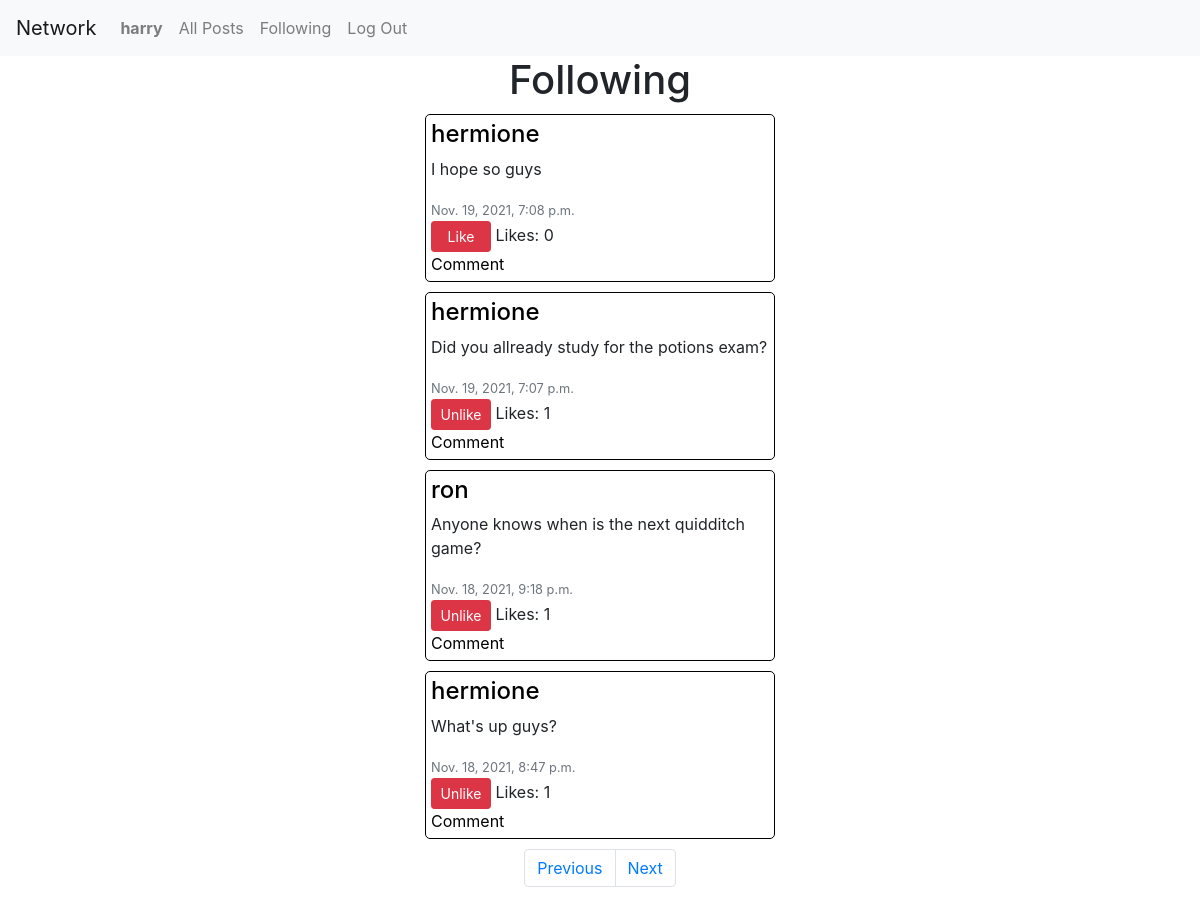
The app's page /show_following (signed in), older data.
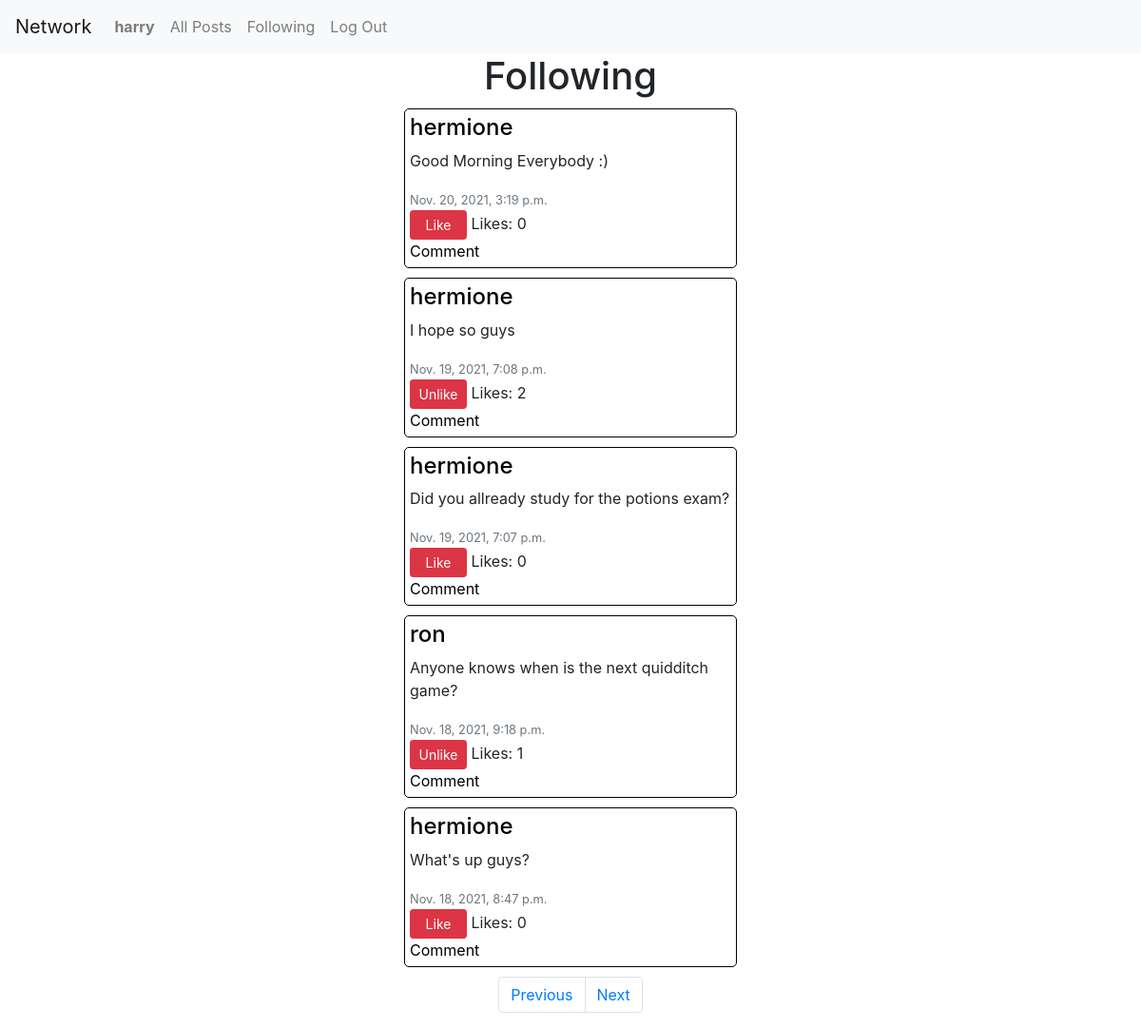
The same page, newer data.
### network/models.py (models this page shows, shortened)
class User(AbstractUser):
    followers = models.IntegerField(default=0)
    following = models.IntegerField(default=0)

class Post(models.Model):
    creator = models.ForeignKey(User, on_delete=models.CASCADE)
    message = models.CharField(max_length=128)
    timestamp = models.DateTimeField(auto_now_add=True)
    likes = models.IntegerField(default=0)

### network/views.py (the view)
# urls.py: path("show_following", views.show_following, name="show_following"),
def show_following(request):
    follows = Follow.objects.filter(creator=request.user)
    targets = []
    for follow in follows:
        targets.append(follow.target)
    posts = Post.objects.filter(creator__in=targets).order_by('-timestamp')
    likes_given = Like.objects.filter(creator=request.user)
    posts_liked = []
    for like in likes_given:
        post_id = like.post_id
        posts_liked.append(post_id)
    return render(request, 'network/following.html',{
        'posts': posts,
        'posts_liked': posts_liked
    })

### network/templates/network/following.html (shortened to what this page needs)
{% extends "network/layout.html" %}
{% load static %}
{% block body %}
    <h1>Following</h1>
    <div id="posts">
        {% for post in posts %}
        <div class="post text-left" data-post_id="{{post.id}}">
            <a href="{% url 'show_profile' post.creator.id %}"><h4>{{ post.creator }}</h4></a>
            <p>{{ post.message }}</p>
            <small class='text-secondary'>{{ post.timestamp }}</small>
            <br>
            {% if user.is_authenticated %}
                <button class="btn btn-sm btn-danger like" style="width:60px">
                {% if post.id in posts_liked %}
                    Unlike
                {% else %}
                    Like
                {% endif %}
                </button>
            {% endif %}
            <span class="likes">Likes: {{post.likes }}</span> <br>
            <a href="#">Comment</a>
        </div>
        {% endfor %}
    </div>
    <nav id="nav-pagination">
        <ul class="pagination">
          <li class="page-item">
              <a class="page-link previous" href="/render_page_number/1">Previous</a>
        </li>
          <li class="page-item">
              <a class="page-link next" href="/render_page_number/2">Next</a>
            </li>
        </ul>
    </nav>
{% endblock %}

### network/templates/network/layout.html (shortened to what this page needs)
{% load static %}
<!DOCTYPE html>
<html lang="en">
    <head>
        <link rel="stylesheet" href="https://stackpath.bootstrapcdn.com/bootstrap/4.4.1/css/bootstrap.min.css">
        <link href="{% static 'network/styles.css' %}" rel="stylesheet">
    </head>
    <body>
        <nav class="navbar navbar-expand-sm navbar-light bg-light">
            <a class="navbar-brand" href="/">Network</a>
            <div>
              <ul class="navbar-nav mr-auto">
                {% if user.is_authenticated %}
                    <li class="nav-item">
                        <a class="nav-link" href="{% url 'show_profile' user.id %}"><strong>{{ user.username }}</strong></a>
                    </li>
                {% endif %}
                <li class="nav-item">
                  <a class="nav-link" href="{% url 'index' %}">All Posts</a>
                </li>
                {% if user.is_authenticated %}
                    <li class="nav-item">
                        <a class="nav-link" href="{% url 'show_following' %}">Following</a>
                    </li>
                    <li class="nav-item">
                        <a class="nav-link" href="{% url 'logout' %}">Log Out</a>
                    </li>
                {% endif %}
              </ul>
            </div>
          </nav>
        <div class="container text-center">
            {% block body %}
            {% endblock %}
        </div>
    </body>
</html>

### network/static/network/styles.css (style rules this page uses)
.post { border: 1px solid black; border-radius: 5px; margin: 10px auto; width: 350px; padding: 5px; }
.post a { color: black; }
#nav-pagination { display: inline-block; }

Row changes from the older to the newer data that the page shows:
added Post: creator "hermione", message "Good Morning Everybody :)", timestamp "Nov. 20, 2021, 3:19 p.m.", shows "Like", likes "0"
changed Post "I hope so guys": likes "0" → "2"; text "Like" → "Unlike"
changed Post "Did you allready study for the potions exam?": likes "1" → "0"; text "Unlike" → "Like"
changed Post "What's up guys?": likes "1" → "0"; text "Unlike" → "Like"
